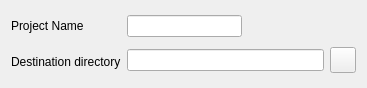
<ui version="4.0" >
 <class>Form</class>
 <widget class="QWidget" name="Form" >
  <property name="geometry" >
   <rect>
    <x>0</x>
    <y>0</y>
    <width>367</width>
    <height>88</height>
   </rect>
  </property>
  <property name="sizePolicy" >
   <sizepolicy vsizetype="Minimum" hsizetype="Minimum" >
    <horstretch>0</horstretch>
    <verstretch>0</verstretch>
   </sizepolicy>
  </property>
  <property name="windowTitle" >
   <string>Form</string>
  </property>
  <layout class="QHBoxLayout" name="horizontalLayout_3" >
   <item>
    <layout class="QVBoxLayout" name="verticalLayout_2" >
     <item>
      <widget class="QLabel" name="label" >
       <property name="text" >
        <string>Project Name</string>
       </property>
      </widget>
     </item>
     <item>
      <widget class="QLabel" name="label_2" >
       <property name="text" >
        <string>Destination directory</string>
       </property>
      </widget>
     </item>
    </layout>
   </item>
   <item>
    <layout class="QVBoxLayout" name="verticalLayout" >
     <item>
      <layout class="QHBoxLayout" name="horizontalLayout_2" >
       <item>
        <widget class="QLineEdit" name="lineEdit" />
       </item>
       <item>
        <spacer name="horizontalSpacer" >
         <property name="orientation" >
          <enum>Qt::Horizontal</enum>
         </property>
         <property name="sizeHint" stdset="0" >
          <size>
           <width>40</width>
           <height>20</height>
          </size>
         </property>
        </spacer>
       </item>
      </layout>
     </item>
     <item>
      <layout class="QHBoxLayout" name="horizontalLayout" >
       <item>
        <widget class="QLineEdit" name="lineEdit_2" />
       </item>
       <item>
        <widget class="QToolButton" name="toolButton" >
         <property name="sizePolicy" >
          <sizepolicy vsizetype="Fixed" hsizetype="Fixed" >
           <horstretch>26</horstretch>
           <verstretch>26</verstretch>
          </sizepolicy>
         </property>
         <property name="minimumSize" >
          <size>
           <width>26</width>
           <height>26</height>
          </size>
         </property>
         <property name="maximumSize" >
          <size>
           <width>26</width>
           <height>26</height>
          </size>
         </property>
         <property name="text" >
          <string/>
         </property>
         <property name="icon" >
          <iconset resource="bertos.qrc" >
           <normaloff>:/images/folderopen.png</normaloff>:/images/folderopen.png</iconset>
         </property>
         <property name="iconSize" >
          <size>
           <width>26</width>
           <height>26</height>
          </size>
         </property>
        </widget>
       </item>
      </layout>
     </item>
    </layout>
   </item>
  </layout>
 </widget>
 <resources>
  <include location="bertos.qrc" />
 </resources>
 <connections/>
</ui>
